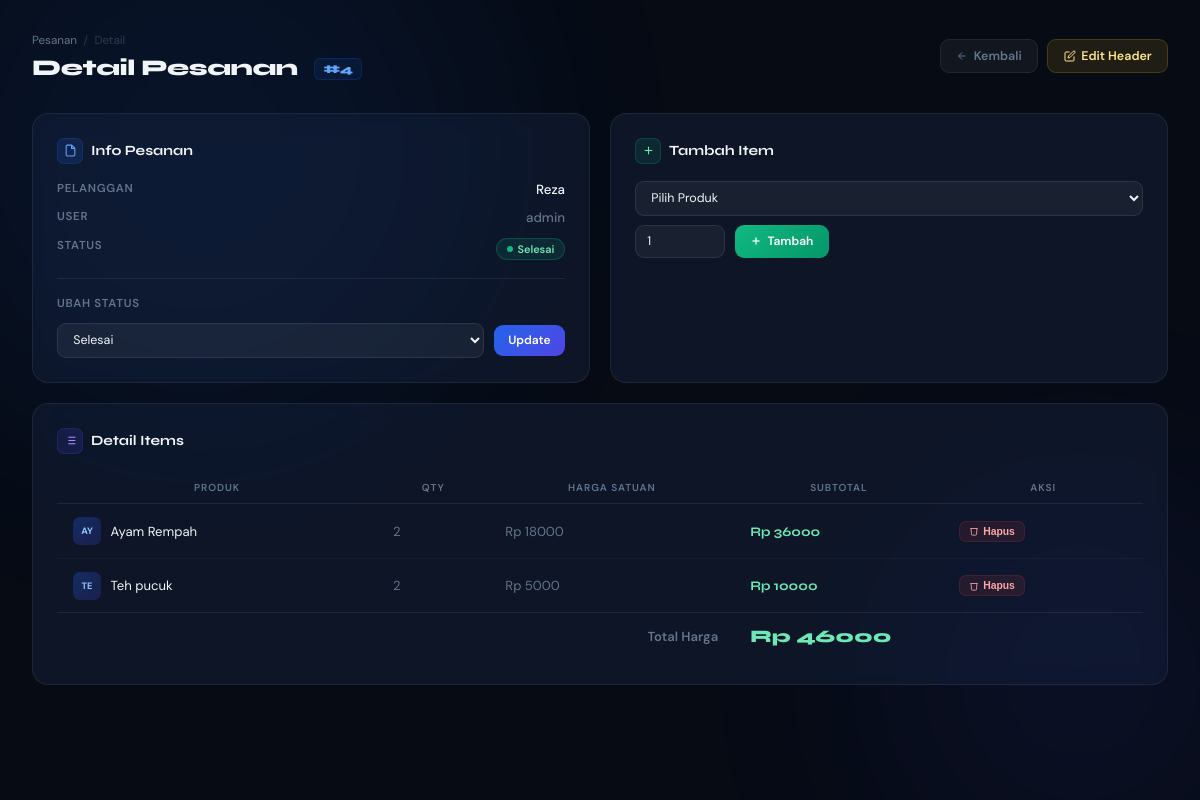
Before: /pesanan/4/ (signed in) with the older database file.
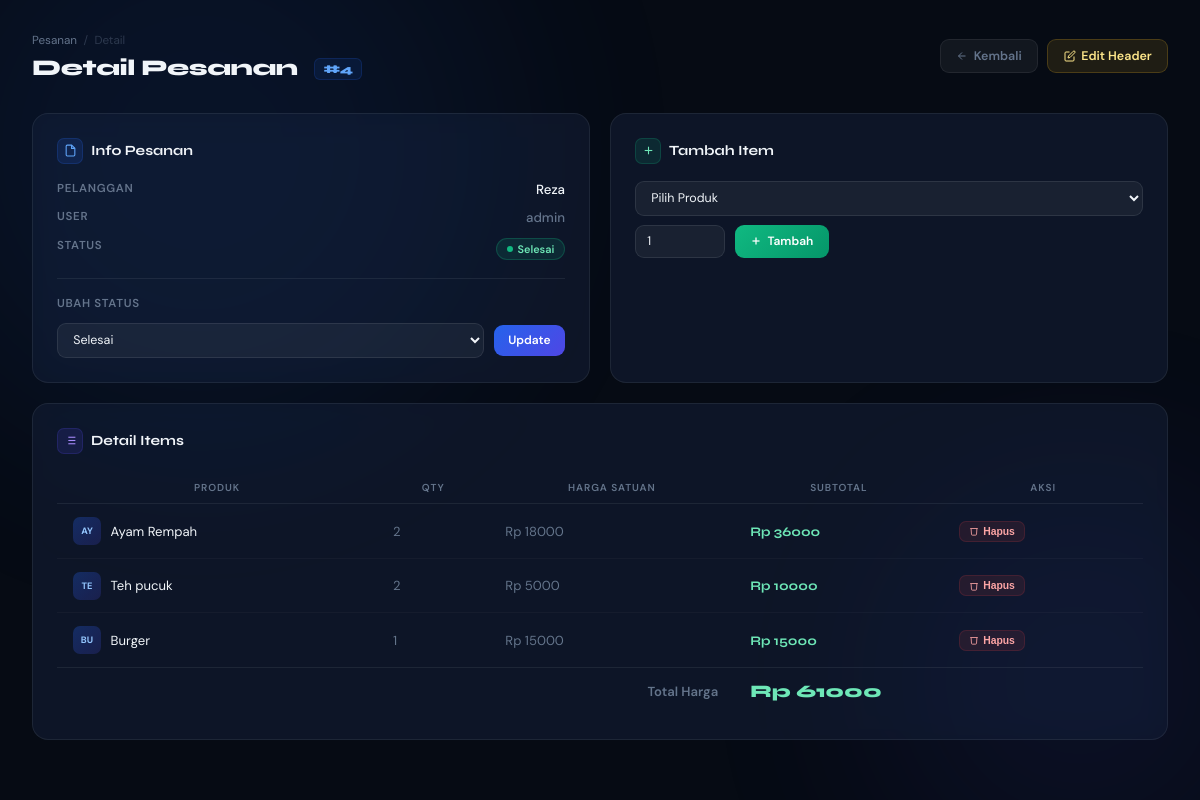
After: the same page with the newer database file.
### appku/models.py (models this page shows, shortened)
class DetailPesanan(models.Model):
    id = models.BigAutoField(primary_key=True)
    pesanan = models.ForeignKey(
        Pesanan,
        on_delete=models.CASCADE,
        related_name="details"  # 🔥 ini penting
    )
    produk = models.ForeignKey(
        Produk,
        on_delete=models.CASCADE,
        related_name="detail_pesanans"
    )
    quantity = models.PositiveIntegerField(default=1)
    harga_saat_itu = models.DecimalField(max_digits=10, decimal_places=2, default=0)
    subtotal = models.DecimalField(max_digits=12, decimal_places=2, default=0)

class Produk(models.Model):
    id = models.BigAutoField(primary_key=True)
    nama = models.CharField(max_length=100)
    harga = models.DecimalField(max_digits=10, decimal_places=2, default=0)
    kategori = models.ForeignKey(
        Kategori,
        on_delete=models.SET_NULL,
        null=True,
        blank=True,
        related_name="produks",
    )
    supplier = models.ForeignKey(
        Supplier,
        on_delete=models.SET_NULL,
        null=True,
        blank=True,
        related_name="produks",
    )
    stok = models.PositiveIntegerField(default=0)  # 🔥 tidak bisa minus
    deskripsi = models.TextField(blank=True, default="")
    created_at = models.DateTimeField(auto_now_add=True)
    updated_at = models.DateTimeField(auto_now=True)

class Pesanan(models.Model):
    id = models.BigAutoField(primary_key=True)
    STATUS_CHOICES = [
        ("pending", "Menunggu"),
        ("processing", "Diproses"),
        ("completed", "Selesai"),
        ("cancelled", "Dibatalkan"),
    ]
    pelanggan = models.ForeignKey(
        Pelanggan, on_delete=models.CASCADE, related_name="pesanans"
    )
    user = models.ForeignKey(
        User, on_delete=models.SET_NULL, null=True, related_name="pesanans"
    )
    total_harga = models.DecimalField(max_digits=12, decimal_places=2, default=0)
    status = models.CharField(
        max_length=20,
        choices=STATUS_CHOICES,
        default="pending"
    )
    created_at = models.DateTimeField(auto_now_add=True)

class Pelanggan(models.Model):
    id = models.BigAutoField(primary_key=True)
    nama = models.CharField(max_length=200)
    kontak = models.CharField(max_length=100, blank=True, default="")
    alamat = models.TextField(blank=True, default="")
    telepon = models.CharField(max_length=20, blank=True, default="")
    email = models.EmailField(blank=True, default="")

### appku/views.py (the view)
# urls.py: path("pesanan/<int:pk>/", views.pesanan_detail, name="pesanan_detail"),
@login_required
def pesanan_detail(request, pk):
    pesanan = get_object_or_404(Pesanan, pk=pk)
    details = pesanan.details.all().select_related("produk")
    if request.method == "POST":
        action = request.POST.get("action")
        if action == "add_detail":
            form = DetailPesananForm(request.POST)
            if form.is_valid():
                detail = form.save(commit=False)
                detail.pesanan = pesanan
                detail.harga_saat_itu = detail.produk.harga
                detail.subtotal = detail.harga_saat_itu * detail.quantity
                detail.save()
                pesanan.total_harga = sum(d.subtotal for d in pesanan.details.all())
                pesanan.save()
                messages.success(request, f"Produk {detail.produk.nama} ditambahkan ke pesanan.")
                return redirect("pesanan_detail", pk=pk)
        elif action == "update_status":
            status = request.POST.get("status")
            if status in dict(Pesanan.STATUS_CHOICES):
                pesanan.status = status
                pesanan.save()
                messages.success(request, f"Status pesanan diubah menjadi {pesanan.get_status_display()}.")
                return redirect("pesanan_detail", pk=pk)
        elif action == "delete_detail":
            detail_id = request.POST.get("detail_id")
            try:
                detail = DetailPesanan.objects.get(id=detail_id, pesanan=pesanan)
                detail.delete()
                pesanan.total_harga = sum(d.subtotal for d in pesanan.details.all())
                pesanan.save()
                messages.success(request, "Item dihapus dari pesanan.")
            except DetailPesanan.DoesNotExist:
                messages.error(request, "Item tidak ditemukan.")
    else:
        form = DetailPesananForm()
    context = {
        "pesanan": pesanan,
        "details": details,
        "form": form,
        "status_list": Pesanan.STATUS_CHOICES,
        "produk_all": Produk.objects.all(),
    }
    return render(request, "appku/pesanan_detail.html", context)

### appku/forms.py (shortened to what this page needs)
class DetailPesananForm(forms.ModelForm):
    class Meta:
        model = DetailPesanan
        fields = ["produk", "quantity"]
        widgets = {
            "produk": forms.Select(attrs={"class": "form-control"}),
            "quantity": forms.NumberInput(attrs={"class": "form-control", "min": 1}),
        }
    def __init__(self, *args, **kwargs):
        super().__init__(*args, **kwargs)
        self.harga_saat_itu = None

### appku/templates/appku/pesanan_detail.html (shortened to what the changed rows need)
{% extends 'appku/base.html' %}
{% load static %}
{% block content %}
<div class="page-wrap">
  <div class="topbar">
    <div class="topbar-left">
      <div class="page-title">
        Detail Pesanan
        <span class="order-id-label">#{{ pesanan.id }}</span>
      </div>
    </div>
  </div>
  <div class="grid-top">
    <div class="panel">
      <div class="info-row">
        <div class="info-item">
          <span class="info-key">Pelanggan</span>
          <span class="info-val">{{ pesanan.pelanggan.nama }}</span>
        </div>
        <div class="info-item">
          <span class="info-key">User</span>
          <span class="info-val" style="color:var(--nt-muted);">{{ pesanan.user.username }}</span>
        </div>
        <div class="info-item">
          <span class="info-val">
            {% if pesanan.status == 'pending' %}
              <span class="badge-status badge-pending"><span class="badge-dot"></span>{{ pesanan.get_status_display }}</span>
            {% elif pesanan.status == 'processing' %}
              <span class="badge-status badge-processing"><span class="badge-dot"></span>{{ pesanan.get_status_display }}</span>
            {% elif pesanan.status == 'completed' %}
              <span class="badge-status badge-completed"><span class="badge-dot"></span>{{ pesanan.get_status_display }}</span>
            {% else %}
              <span class="badge-status badge-cancelled"><span class="badge-dot"></span>{{ pesanan.get_status_display }}</span>
            {% endif %}
          </span>
        </div>
      </div>
      <form method="post">
        <div class="status-form">
          <select name="status">
            {% for val, label in status_list %}
            <option value="{{ val }}" {% if val == pesanan.status %}selected{% endif %}>{{ label }}</option>
            {% endfor %}
          </select>
          <button type="submit" class="btn-update-status">Update</button>
        </div>
      </form>
    </div>
  </div>
  <div class="panel items-panel">
    {% if details %}
    <div class="table-scroll">
      <table class="items-table">
        <thead>
          <tr>
            <th>Produk</th>
            <th>Qty</th>
            <th>Harga Satuan</th>
            <th>Subtotal</th>
            <th>Aksi</th>
          </tr>
        </thead>
        <tbody>
          {% for d in details %}
          <tr>
            <td>
              <div class="prod-cell">
                <div class="prod-av">{{ d.produk.nama|upper|slice:2 }}</div>
                {{ d.produk.nama }}
              </div>
            </td>
            <td style="color:var(--nt-muted);">{{ d.quantity }}</td>
            <td style="color:var(--nt-muted);">Rp {{ d.harga_saat_itu|floatformat:0 }}</td>
            <td><span class="subtotal-val">Rp {{ d.subtotal|floatformat:0 }}</span></td>
            <td>
              <form method="post" style="display:inline;">
                <button type="submit" class="btn-hapus">
                  <svg width="10" height="10" fill="none" viewBox="0 0 24 24" stroke="currentColor" stroke-width="2"><polyline points="3 6 5 6 21 6"/><path d="M19 6l-1 14a2 2 0 0 1-2 2H8a2 2 0 0 1-2-2L5 6"/></svg>
                  Hapus
                </button>
              </form>
            </td>
          </tr>
          {% endfor %}
        </tbody>
        <tfoot>
          <tr class="tfoot-row">
            <td colspan="3" class="total-label">Total Harga</td>
            <td colspan="2"><span class="total-amount">Rp {{ pesanan.total_harga|floatformat:0 }}</span></td>
          </tr>
        </tfoot>
      </table>
    </div>
    {% else %}
    <div class="empty-items">
      <span>📋</span>
      Belum ada item dalam pesanan ini. Tambahkan produk di atas.
    </div>
    {% endif %}
  </div>
</div>
{% endblock %}

Changed rows visible on the page:
changed Pesanan "Selesai": total_harga "46000" → "61000"
added DetailPesanan: produk.nama "BU", produk.nama "Burger", quantity "1", harga_saat_itu "15000", subtotal "15000"
